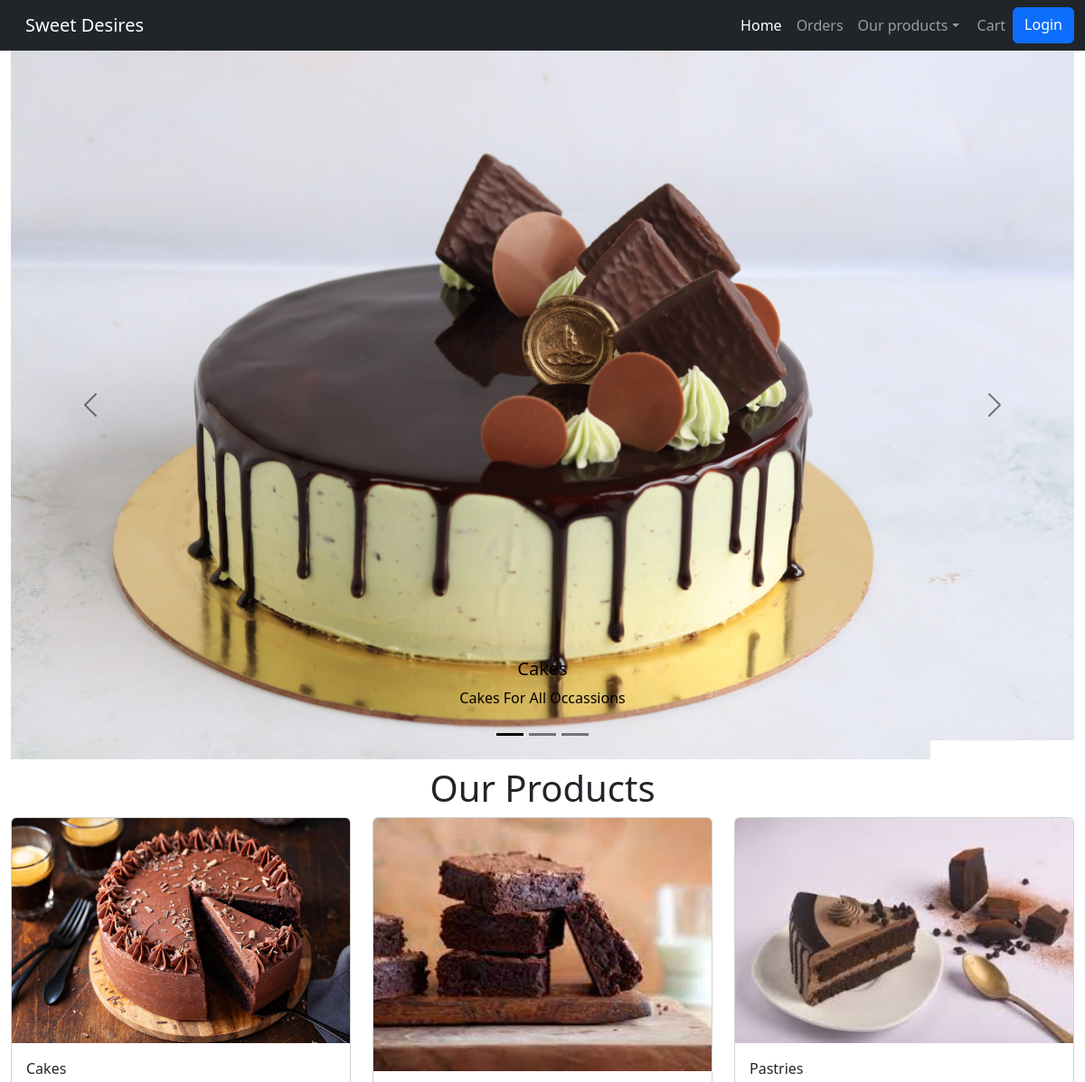
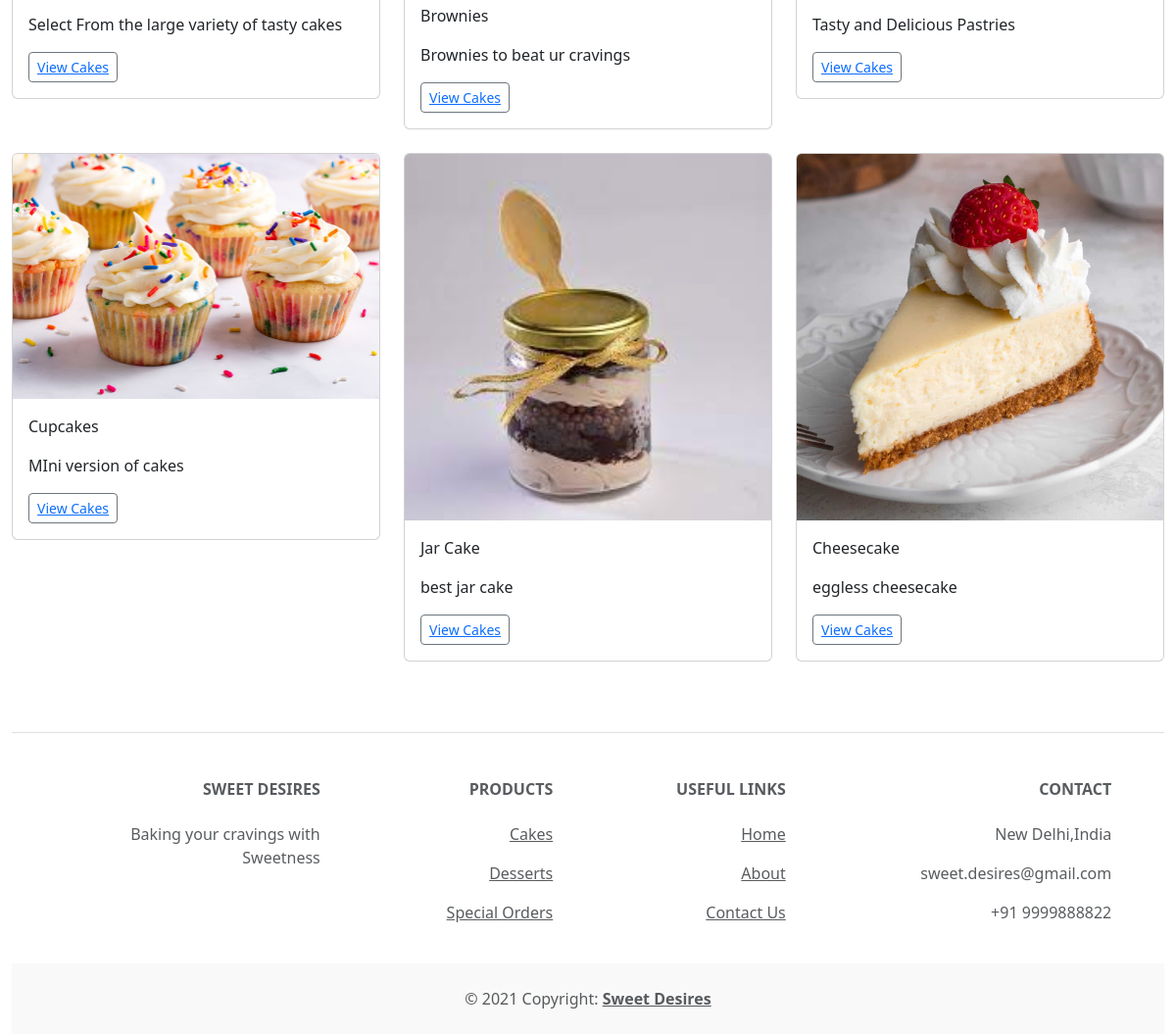
The page / on the database its author committed (2 pictures, top to bottom).
### shop/models.py (models this page shows, shortened)
class Category(models.Model):
    category_id=models.AutoField
    name=models.CharField(max_length=50)
    desc=models.TextField()
    image=models.ImageField(upload_to="category")

### shop/views.py (the view)
# urls.py: path('',views.index,name="ShopHome"),
def index(request):
    all_categories = Category.objects.all()
    context = {
        'categories': all_categories,
    }
    return render(request, 'index.html', context)

### shop/templates/index.html (shortened to what this page needs)
{% extends 'base.html' %}
{% block body %}
<div class="container-fluid " mx-0 >
<div id="carouselExampleDark" class="carousel carousel-dark slide" data-bs-ride="carousel">
<div class="carousel-indicators">
	<button type="button" data-bs-target="#carouselExampleDark" data-bs-slide-to="0" class="active" aria-current="true" aria-label="Slide 1"></button>
	<button type="button" data-bs-target="#carouselExampleDark" data-bs-slide-to="1" aria-label="Slide 2"></button>
	<button type="button" data-bs-target="#carouselExampleDark" data-bs-slide-to="2" aria-label="Slide 3"></button>
</div>
<div class="carousel-inner">
<div class="carousel-item active" data-bs-interval="10000">
	<img src="/static/1.jfif" class="d-block w-100" alt="...">
	<div class="carousel-caption d-none d-md-block">
	<h5>Cakes</h5>
	<p>Cakes For All Occassions</p>
	</div>
</div>
</div>
<button class="carousel-control-prev" type="button" data-bs-target="#carouselExampleDark" data-bs-slide="prev">
<span class="carousel-control-prev-icon" aria-hidden="true"></span>
</button>
<button class="carousel-control-next" type="button" data-bs-target="#carouselExampleDark" data-bs-slide="next">
<span class="carousel-control-next-icon" aria-hidden="true"></span>
</button>
</div>
</div>
<div class="container-fluid" mx-4 my-4>
	<h1 class="my-2 text-center">Our Products</h1>
	<div class="row">
		{% if categories %}
		{% for category in categories %}
			<div class="col-md-4">
				<div class="card mb-4 box-shadow">
					<img class="card-img-top" src="{{category.image.url}}">
					<div class="card-body">
						<p class="card-text">{{category.name}}</p>
						<p>{{category.desc}}</p>
						<div class="d-flex justify-content-between align-items-center">
							<div class="btn-group">
								<button type="button" class="btn btn-sm btn-outline-secondary">
									<a href="/cakes">View Cakes</a>
								</button>
							</div>
						</div>
					</div>
				</div>
			</div>
		{% endfor %}
	{% else %}
		<p>No categories found.</p>
	{% endif %}
{% endblock body %}

### shop/templates/base.html (shortened to what this page needs)
<!doctype html>
<html lang="en" dir="Itr">
  <head>
    <link rel="stylesheet" href="https://cdn.jsdelivr.net/npm/bootstrap@5.3.0-alpha1/dist/css/bootstrap.rtl.min.css">
  </head>
  <body>
    <nav class="navbar navbar-expand-lg navbar-dark bg-dark ">
        <div class="container-fluid">
          <a class="navbar-brand" href="/">Sweet Desires</a>
          <div class="collapse navbar-collapse" id="navbarSupportedContent">
            <ul class="navbar-nav me-auto mb-2 mb-lg-0">
              <li class="nav-item">
                <a class="nav-link active" aria-current="page" href="/">Home</a>
              </li>
              <li class="nav-item">
                <a class="nav-link" href="/orders_placed">Orders</a>
              </li>
              <li class="nav-item dropdown">
                <a class="nav-link dropdown-toggle" href="/products" role="button" data-bs-toggle="dropdown" aria-expanded="false">
                  Our products
                </a>
              </li>
              <li class="nav-item">
                <a class="nav-link" href="/go_cart">Cart</a>
              </li>
			  {% if request.session.customer_id %}
    				<form action="{% url 'logout' %}" method="post">
        		   	  {% csrf_token %}
        		      <button type="submit" class="btn btn-primary">Logout</button>
    				</form>
				{% else %}
				<a href="{% url 'login' %}" class="btn btn-primary">Login</a>
			{% endif %}
            </ul>
          </div>
        </div>
      </nav>
      {% block body %}{% endblock body %}
 <footer class="text-center text-lg-start bg-white text-muted">
	<section class="d-flex justify-content-center justify-content-lg-between p-4 border-bottom">
	</section>
	<section class="">
	  <div class="container text-center text-md-start mt-5">
		<div class="row mt-3">
		  <div class="col-md-3 col-lg-4 col-xl-3 mx-auto mb-4">
			<h6 class="text-uppercase fw-bold mb-4">
			  Sweet Desires
			</h6>
			<p>
			  Baking your cravings with Sweetness
			</p>
		  </div>
		  <div class="col-md-2 col-lg-2 col-xl-2 mx-auto mb-4">
			<h6 class="text-uppercase fw-bold mb-4">
			  Products
			</h6>
			<p>
			  <a href="/cakes" class="text-reset">Cakes</a>
			</p>
			<p>
			  <a href="#!" class="text-reset">Desserts</a>
			</p>
			<p>
			  <a href="#!" class="text-reset">Special Orders</a>
			</p>
		  </div>
		  <div class="col-md-3 col-lg-2 col-xl-2 mx-auto mb-4">
			<h6 class="text-uppercase fw-bold mb-4">
			  Useful links
			</h6>
			<p>
			  <a href='/' class="text-reset">Home</a>
			</p>
			<p>
			  <a href="/about" class="text-reset">About</a>
			</p>
			<p>
			  <a href="/contact" class="text-reset">Contact Us</a>
			</p>
		  </div>
		  <div class="col-md-4 col-lg-3 col-xl-3 mx-auto mb-md-0 mb-4">
			<h6 class="text-uppercase fw-bold mb-4">Contact</h6>
			<p> New Delhi,India</p>
			<p>
			  sweet.desires@gmail.com
			</p>
			<p>+91 9999888822</p>
		  </div>
		</div>
	  </div>
	</section>
	<div class="text-center p-4" style="background-color: rgba(0, 0, 0, 0.025);">
	  © 2021 Copyright:
	  <a class="text-reset fw-bold" href="https://mdbootstrap.com/">Sweet Desires</a>
	</div>
  </footer>
  </body>
</html>

### rows shown on the page
Category: image (picture), name "Cakes", desc "Select From the large variety of tasty cakes"
Category: image (picture), name "Brownies", desc "Brownies to beat ur cravings"
Category: image (picture), name "Pastries", desc "Tasty and Delicious Pastries"
Category: image (picture), name "Cupcakes", desc "MIni version of cakes"
Category: image (picture), name "Jar Cake", desc "best jar cake"
Category: image (picture), name "Cheesecake", desc "eggless cheesecake"
